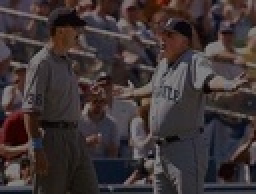
%> input picture HW3/src/3_2.jpg, 128 x 97 px, shrunk from 300 x 228 before the run (shown 2 times larger)
$ octave hw3_2a.m   (GNU Octave 9; MATLAB toolbox functions it lacks are replaced by stand-ins)
%> lines starting %> are read from the running program, lines starting %| are printed output that depends on the picture
### HW3/getCDF.m
% EE 440
% HW 3
% Luke Jiang
% 16/10/2018

% Helper function:
% For a given image, plot the CDF of the pixels in the image and return
% the CDF

% @param V: input image
% @param fignum, a, b, c: which figure, (a, b, c) are subplot inputs
% @param ttl: the title of the plot
% @return binLocations: binLocations returned by imhist
% @return cdf: computed CDF

function [binLocations, cdf] = getCDF(V, fignum, a, b, c, ttl)
    [counts_, binLocations_] = imhist(V);
    counts = counts_;
    binLocations = binLocations_;
    % -get normalized CDF
    cdf = cumsum(counts) / (size(V, 1) * size(V, 2));
    % -plot the CDF
    figure(fignum); subplot(a, b, c);
    plot(binLocations, cdf);
    title(ttl);
end

### HW3/VReplaceDisplaySave.m
% EE 440
% HW 3
% Luke Jiang
% 16/10/2018

% Helper function:
% Given an HSV file and a V band, replace the original V band with the input
% V band, convert the image back to RGB and display, save, and return the
% image

% @param hsv: input image in HSV format
% @param V: input V band to replace V band in hsv
% @param fignum, a, b, c: which figure, (a, b, c) are subplot inputs
% @param ttl: the title of the plot
% @param filename: the filename of the saved image
% @return res: the resultant RGB image
function res = VReplaceDisplaySave(hsv, V, fignum, a, b, c, ttl, filename)
    res = hsv;
    res(:,:,3) = V;
    res = hsv2rgb(res);
    figure(fignum); subplot(a, b, c);
    imshow(res);
    title(ttl);
    imwrite(res, filename);
end

### HW3/hw3_2a.m
% EE 440
% HW 3 Part 2(1)
% Luke Jiang
% 16/10/2018

% Using a) Linear stretching, b )Histogram equalization, c) Histogram
% specification to process 3_2.jpg

clear all; close all;

% -parameters for drawing
IM2_RES = 2;
IM2_HIST = 3;
IM2_CDF = 4;
% -read and display the orignal image
im2 = imread('3_2.jpg');
%> im2 is the input picture: size 97x128x3 uint8; mean R, G, B 62.4, 52.5, 53.7
figure(IM2_RES); subplot(2, 2, 1);
    imshow(im2);
    title('original 3\_2.jpg');
% -convert to HSV and get the histogram of the V band
im2_hsv = rgb2hsv(im2);
%> im2_hsv: size 97x128x3 double; mean H, S, V 0.457, 0.26, 0.253
V2 = im2_hsv(:,:,3);
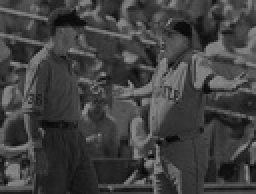
%> V2: size 97x128 double (shown 2 times larger); min 0.00784, max 0.576, mean 0.253
V2_X = size(V2, 1);
%> V2_X = 97
V2_Y = size(V2, 2);
%> V2_Y = 128
figure(IM2_HIST); subplot(2, 2, 1);
    imhist(V2);
    title('histogram for V band of original 3\_2.jpg');
% -get CDF and plot it
[binLocations, cdf2] = getCDF(V2, IM2_CDF, 2, 2, 1, 'CDF of original 3\_2.jpg');
%> in getCDF, `[counts_, binLocations_] = imhist(V);`: counts_ = 256 values, max 287 at index 55, min 0 at index 1, mean 48.5; binLocations_ = 256 values from 0 to 1
%> in getCDF, `counts = counts_;`: counts has the same summary as counts_
%> binLocations = 256 values from 0 to 1; cdf2 = 256 values from 0 to 1

% a) Linear Stretching:
% -from hist see that V mostly falls in [0, 0.6] => 5/3
% -produce stretched V as V_str and display its histogram
V2_str = V2 * 5/3;
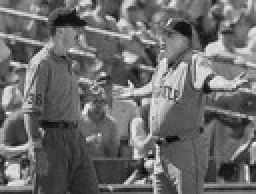
%> V2_str: size 97x128 double (shown 2 times larger); min 0.0131, max 0.961, mean 0.422
figure(IM2_HIST); subplot(2, 2, 2);
    imhist(V2_str);
    title('histogram for V band of stretched 3\_2.jpg');
% -get equalized CDF and display
getCDF(V2_str, IM2_CDF, 2, 2, 2, 'CDF of stretched 3\_2.jpg');
% -get result image, display and save
VReplaceDisplaySave(im2_hsv, V2_str, IM2_RES, 2, 2, 2, ...
'linear stretched 3\_2.jpg', 'im2_stretched.jpg');
%> in VReplaceDisplaySave, `res(:,:,3) = V;`: res: size 97x128x3 double; mean H, S, V 0.457, 0.26, 0.422

% b) Histogram Equalization:
% -calculate equalized V band
V2_eq = cdf2(round(V2 / 0.0039) + 1);
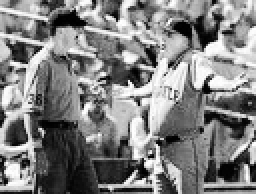
%> V2_eq: size 97x128 double (shown 2 times larger); min 8.05e-05, max 1, mean 0.506
% -display the equalized histogram
figure(IM2_HIST); subplot(2, 2, 3);
    imhist(V2_eq);
    title('histogram for V band of equalized 3\_2.jpg');
% -get equalized CDF and display
getCDF(V2_eq, IM2_CDF, 2, 2, 3, 'CDF of equalized 3\_2.jpg');
% -get result image, display and save
VReplaceDisplaySave(im2_hsv, V2_eq, IM2_RES, 2, 2, 3, ...
'Histogram equalized 3\_2.jpg', 'im2_equalized.jpg');
%> call 2 of VReplaceDisplaySave, with fignum = 2, a = 2, b = 2, c = 3, ttl = 'Histogram equalized 3\_2.jpg', filename = 'im2_equalized.jpg'
%> in VReplaceDisplaySave (call 2), `res(:,:,3) = V;`: res: size 97x128x3 double; mean H, S, V 0.457, 0.26, 0.506
%> in VReplaceDisplaySave (call 2), `res = hsv2rgb(res);`:
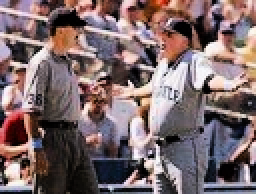
%> res: size 97x128x3 double (shown 2 times larger); mean R, G, B 0.491, 0.415, 0.423

% c) Histogram Specification:
% -use a specified normal distribution (sp) as the target histogram
sp2 = normpdf(0:0.0039:1, 1, 0.39)';
sp2 = sp2(1:end-1);
cdf_sp2 = cumsum(cdf2);
%> cdf_sp2 = 256 values from 0 to 191.4
cdf_sp2 = cdf_sp2 / max(cdf_sp2);
%> cdf_sp2 = 256 values from 0 to 1
% -for each pixel, get the index of the sp value that is smaller and
% most close to the cdf of this pixel.
V2_sp = zeros(V2_X, V2_Y);
for i = 1:V2_X
    for j = 1:V2_Y
        cdf_ij = cdf2(round(V2(i, j) / 0.0039) + 1);
        index = 1;
        while (cdf_sp2(index) < cdf_ij)
            index = index + 1;
        end
        V2_sp(i, j) = binLocations(index);
    end
end
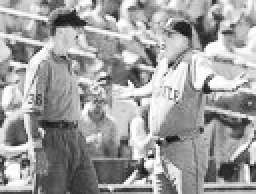
%> V2_sp: size 97x128 double (shown 2 times larger); min 0.0471, max 1, mean 0.623
% -display the specified histogram
figure(IM2_HIST); subplot(2, 2, 4);
    imhist(V2_sp);
    title('histogram for V band of specified 3\_2.jpg');
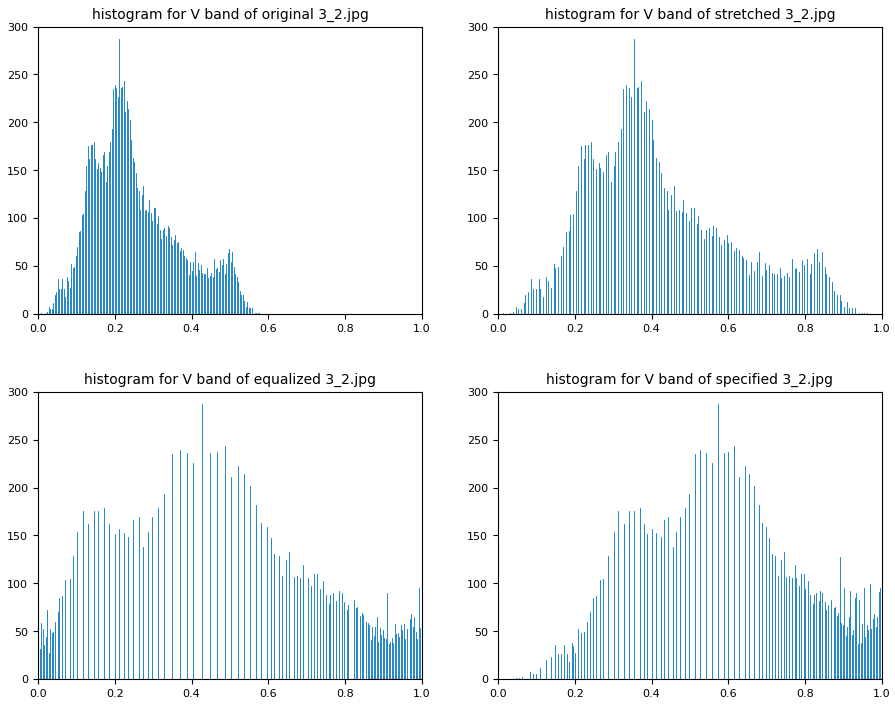
%> figure redrawn from the program's plot data, 4 panels; panel 1: highest point at x = 0.212, y = 287; panel 2: highest point at x = 0.353, y = 287; panel 3: highest point at x = 0.427, y = 287; panel 4: highest point at x = 0.573, y = 287
% -get specified CDF and display
getCDF(V2_sp, IM2_CDF, 2, 2, 4, 'CDF of specified 3\_2.jpg');
%> figure, not shown here; panel 1: curve peaks at x = 0.576, y = 1; panel 2: curve peaks at x = 0.961, y = 1; panel 3: curve peaks at x = 1, y = 1
% -get result image, display and save
VReplaceDisplaySave(im2_hsv, V2_sp, IM2_RES, 2, 2, 4, ...
'Histogram specified 3\_2.jpg', 'im2_specified.jpg');
%> call 3 of VReplaceDisplaySave, with fignum = 2, a = 2, b = 2, c = 4, ttl = 'Histogram specified 3\_2.jpg', filename = 'im2_specified.jpg'
%> in VReplaceDisplaySave (call 3), `res(:,:,3) = V;`: res: size 97x128x3 double; mean H, S, V 0.457, 0.26, 0.623
%> in VReplaceDisplaySave (call 3), `res = hsv2rgb(res);`:
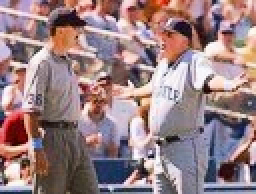
%> res: size 97x128x3 double (shown 2 times larger); mean R, G, B 0.601, 0.504, 0.516

$ run again, with HW3/src/3_3.jpg copied over HW3/src/3_2.jpg
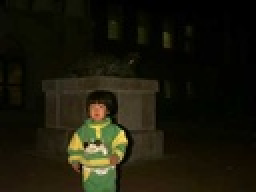
%> input picture HW3/src/3_3.jpg, 128 x 96 px, shrunk from 320 x 240 before the run (shown 2 times larger)
%> im2 is the input picture: size 96x128x3 uint8; mean R, G, B 26.3, 24.5, 11.2
%> im2_hsv: size 96x128x3 double; mean H, S, V 0.154, 0.695, 0.109
%> counts_ = 256 values, max 751 at index 3, min 0 at index 96, mean 48; binLocations_ = 256 values from 0 to 1
%> counts has the same summary as counts_
%> cdf = 256 values from 0.0464 to 1
%> `[binLocations, cdf2] = getCDF(V2, IM2_CDF, 2, 2, 1, 'CDF of original 3..`: binLocations = 256 values from 0 to 1; cdf2 = 256 values from 0.0464 to 1
%> in VReplaceDisplaySave (call 2), `res = hsv2rgb(res);`:
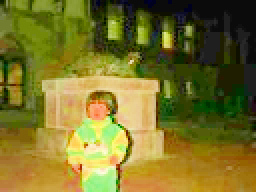
%> res: size 96x128x3 double (shown 2 times larger); mean R, G, B 0.479, 0.45, 0.161
%> `cdf_sp2 = cumsum(cdf2);`: cdf_sp2 = 256 values from 0.0464 to 228.2
%> `cdf_sp2 = cdf_sp2 / max(cdf_sp2);`: cdf_sp2 = 256 values from 0.000203 to 1
%> `getCDF(V2_sp, IM2_CDF, 2, 2, 4, 'CDF of specified 3\_2.jpg');`:
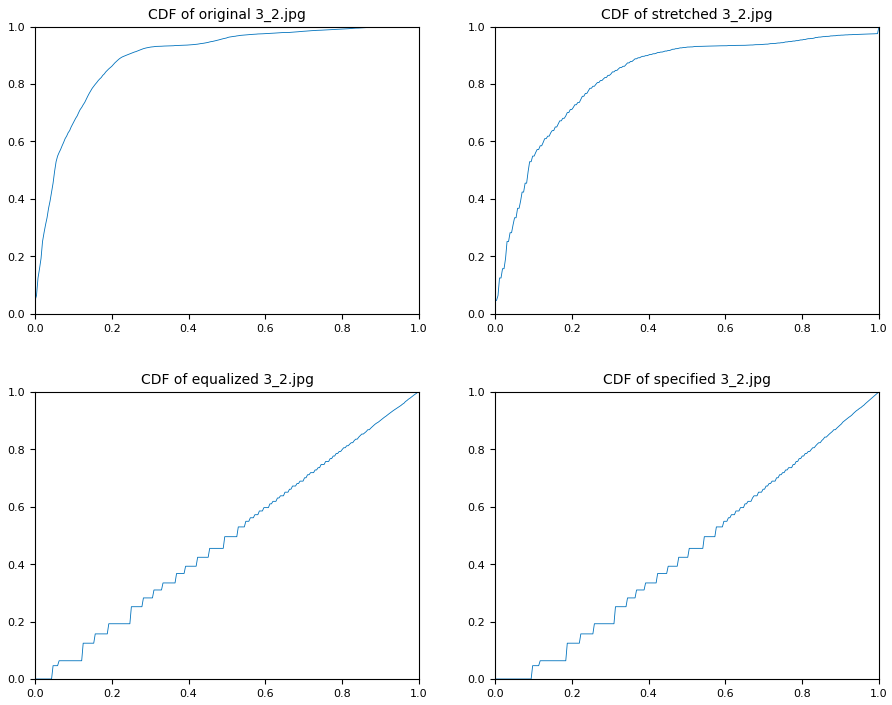
%> figure redrawn from the program's plot data, 4 panels; panel 1: curve peaks at x = 0.973, y = 1; panel 2: curve peaks at x = 1, y = 1
